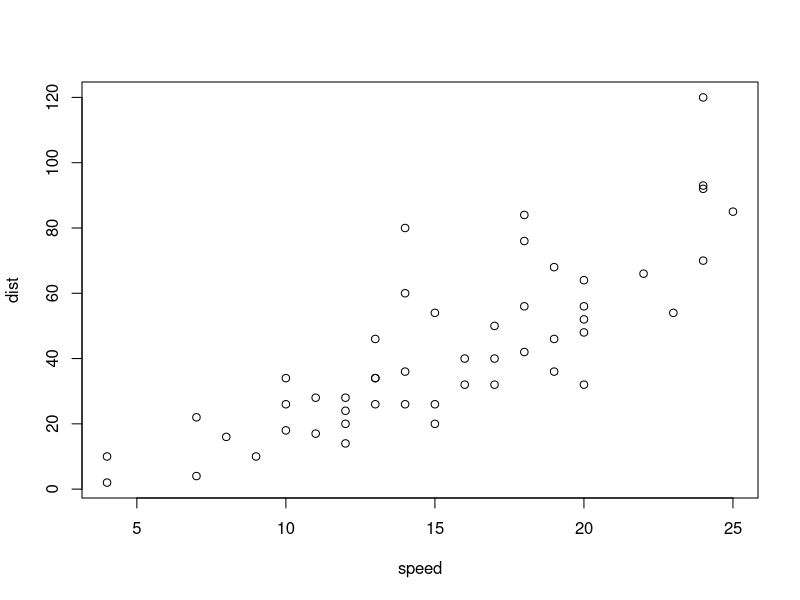
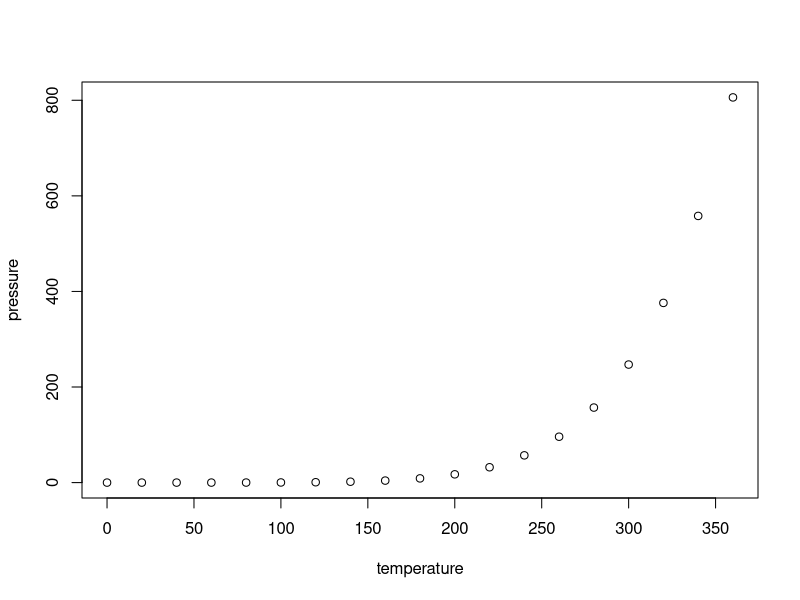
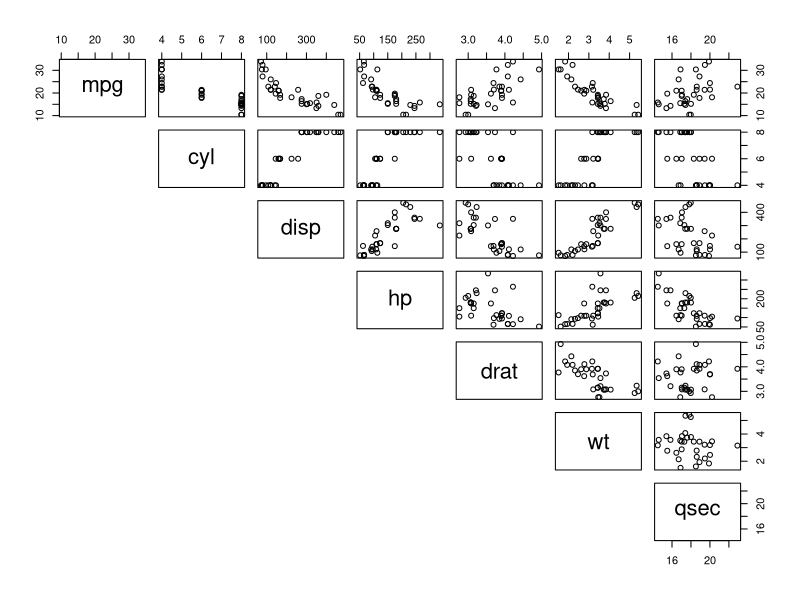
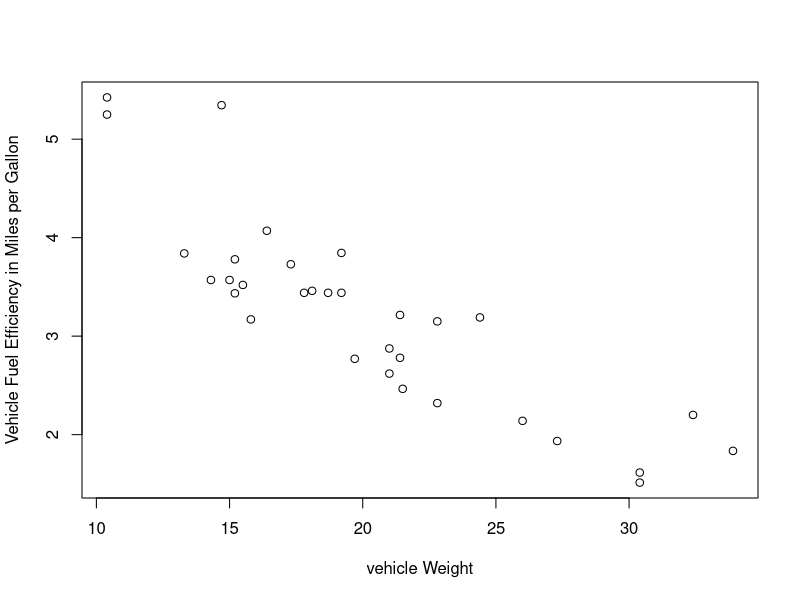

Here is the R script that generated these plots, in order:
## ---- chunk 1
plot(cars)
## ---- chunk 2
knitr::opts_chunk$set(echo = TRUE)
## ---- chunk 3

summary(cars)

## ---- chunk 4
plot(pressure)
## ---- chunk 5

check.packages <- function(pkg){
    new.pkg <- pkg[!(pkg %in% installed.packages()[, "Package"])]
    if (length(new.pkg)) 
        install.packages(new.pkg, dependencies = TRUE)
    sapply(pkg, require, character.only = TRUE)
}

check.packages(c("knitr","ggplot2", "tidymodels", "MLDataR", "stringi","dplyr", "tidyr","data.table","ConfusionTableR","OddsPlotty","rmarkdown","kableExtra","devtools","summarytools","plyr","see","ggcorrplot","bslib"))

## ---- chunk 6
data(mtcars)

## ---- chunk 7
dfcars<-data.table(mtcars)
## ---- chunk 8
pairs(mtcars[1:7],lower.panel=NULL)
## ---- chunk 9
plot(x=mtcars$mpg,y=mtcars$wt,xlab="vehicle Weight", ylab="Vehicle Fuel Efficiency in Miles per Gallon")
## ---- chunk 10
mt.model<-lm(formula=mpg~wt,data=mtcars)
coef(mt.model)
